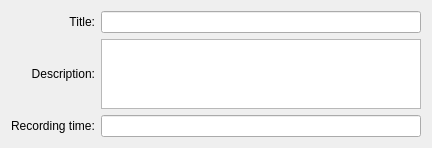
<?xml version="1.0" encoding="UTF-8"?>
<ui version="4.0">
 <class>FlightDescriptionWidget</class>
 <widget class="QWidget" name="FlightDescriptionWidget">
  <property name="geometry">
   <rect>
    <x>0</x>
    <y>0</y>
    <width>428</width>
    <height>148</height>
   </rect>
  </property>
  <property name="windowTitle">
   <string>Form</string>
  </property>
  <layout class="QGridLayout" name="gridLayout">
   <item row="0" column="1">
    <widget class="QLineEdit" name="titleLineEdit">
     <property name="minimumSize">
      <size>
       <width>320</width>
       <height>0</height>
      </size>
     </property>
    </widget>
   </item>
   <item row="1" column="1">
    <widget class="FocusPlainTextEdit" name="focusPlainTextEdit"/>
   </item>
   <item row="0" column="0">
    <widget class="QLabel" name="label">
     <property name="text">
      <string>Title:</string>
     </property>
     <property name="alignment">
      <set>Qt::AlignRight|Qt::AlignTrailing|Qt::AlignVCenter</set>
     </property>
    </widget>
   </item>
   <item row="1" column="0">
    <widget class="QLabel" name="label_2">
     <property name="text">
      <string>Description:</string>
     </property>
     <property name="alignment">
      <set>Qt::AlignRight|Qt::AlignTrailing|Qt::AlignVCenter</set>
     </property>
    </widget>
   </item>
   <item row="2" column="1">
    <widget class="QLineEdit" name="recordingTimeLineEdit">
     <property name="readOnly">
      <bool>true</bool>
     </property>
    </widget>
   </item>
   <item row="2" column="0">
    <widget class="QLabel" name="label_3">
     <property name="text">
      <string>Recording time:</string>
     </property>
    </widget>
   </item>
  </layout>
 </widget>
 <customwidgets>
  <customwidget>
   <class>FocusPlainTextEdit</class>
   <extends>QPlainTextEdit</extends>
   <header location="global">Widget/FocusPlainTextEdit.h</header>
  </customwidget>
 </customwidgets>
 <resources/>
 <connections/>
</ui>
